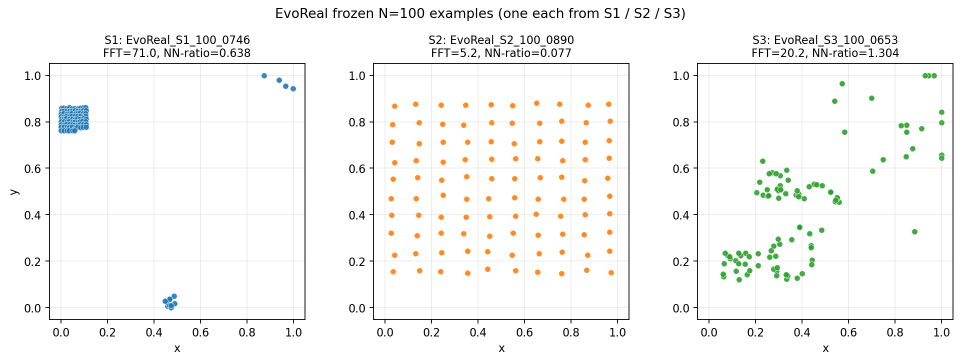
#> input picture audits/external_benchmark_suite_v2/evoreal_structure_audit/corrected_v2/example_s1_s2_s3_instances.png, 1922 x 725 px (shown at 1/2 size)
$ python -i run_p6aq_audit.py   (imports and definitions only)
#> lines starting #> are read from the running program, lines starting #| are printed output that depends on the picture
#!/usr/bin/env python3
"""P6-AQ offline coordinate/CDF sensitivity audit over the frozen P6-A bank."""

from __future__ import annotations

import argparse
import csv
import gc
import gzip
import hashlib
import importlib.util
import json
import math
import os
import platform
import re
import resource
import sys
import time
from decimal import Decimal
from pathlib import Path
from typing import Any

sys.dont_write_bytecode = True
# [3 lines not run here, left out]

import matplotlib
# [1 line not run here, left out]
import matplotlib.pyplot as plt
import numpy as np
import pandas as pd
import scipy
from scipy.spatial.distance import cdist, pdist, squareform
from scipy.stats import spearmanr, wasserstein_distance

ROOT = Path(__file__).resolve().parents[2]
OUT = Path(__file__).resolve().parent
CFG = OUT / "configs"
FIG = OUT / "figures"
SEL = OUT / "selected_hashes"
LOG = OUT / "logs"
CACHE = OUT / "cache"
P6A = ROOT / "target_aware_pilot/p6a_top5_target_matching_feasibility"
PILOT = ROOT / "target_aware_pilot"

TOP5 = (
    "spn_sum_of_lowest_edge_values",
    "spn_distance_min",
    "spn_distance_varcoeff",
    "spn_nng_3_strong_components_varcoeff",
    "spn_mst_dists_sd",
)
SHORT = {
    TOP5[0]: "low_edge_sum", TOP5[1]: "distance_min", TOP5[2]: "distance_cv",
    TOP5[3]: "nng3_scc_cv", TOP5[4]: "mst_edge_sd",
}
AMPLITUDES = (0.05, 0.25, 0.50)
PERTURB_SEEDS = (2026, 260101, 260102, 260103, 260104)
SEED = 20261026
K = 10_000
PERTURBATION_BASIS_VERSION = "raw_tsplib_plus_lexical_q_then_aspect_normalize_v2"
RUNTIME_COLUMNS = (
    "operation", "scenario", "candidate_phi_sha256", "target_phi_sha256", "selected_n", "unique_n",
    "membership_sha256", "objective_total", "objective_mean", "solver", "solver_status",
    "fractional_variables", "wall_seconds_cost_plus_matching", "peak_rss_mb", "peak_increment_mb",
)


def import_p6a():
    spec = importlib.util.spec_from_file_location("p6a_frozen_readonly", P6A / "run_p6a_audit.py")
    if spec is None or spec.loader is None: raise RuntimeError("cannot import P6-A")
    module = importlib.util.module_from_spec(spec); spec.loader.exec_module(module); return module


# [1 line that did not run here, left out]


# [5 lines left out: function sha256_file, not called in this run]


def digest_array(value: np.ndarray) -> str:
    return hashlib.sha256(np.ascontiguousarray(value).tobytes()).hexdigest()


def digest_values(values: list[str]) -> str:
    return hashlib.sha256(("\n".join(values) + "\n").encode()).hexdigest()


# [50 lines left out: functions write_json, md_table, frozen_inputs, not called in this run]


def open_text(path: Path) -> list[str]:
    opener = gzip.open if path.suffix == ".gz" else open
    with opener(path, "rt", encoding="utf-8", errors="replace") as f: return f.readlines()


# [43 lines left out: functions lexical_tsplib, coordinate_geometry, not called in this run]


def reference_precision(data: dict[str, Any]) -> tuple[pd.DataFrame, list[np.ndarray], np.ndarray]:
    rows = []; coordinates = []; quantums = []
    candidate_phi = data["candidate_phi"]; baseline = load_selection("baseline")
    assigned_ref = baseline["reference_index"] if baseline is not None else data["saved"].assigned_reference_index.to_numpy(int)
    assigned_cost = baseline["edge_cost"] if baseline is not None else data["saved"].squared_matching_cost.to_numpy(float)
    target = data["target"]
    for j, rec in enumerate(data["manifest"].itertuples(index=False)):
        source = ROOT / str(rec.source_file); parsed = lexical_tsplib(source); xy = parsed["xy"]; geometry = coordinate_geometry(xy)
        # Keep the lexical coordinates here.  The protocol defines epsilon in
        # the source file's coordinate unit; aspect normalization is applied
        # only after adding epsilon in make_perturbation().
        aspect = P6.aspect_normalize(xy); coordinates.append(xy.copy()); quantums.append(parsed["storage_quantum"])
        nearest_candidate = float(np.sqrt(np.min(P6.squared_distance_matrix(candidate_phi, data["target_phi"][j:j+1]))))
        ref_assigned = assigned_cost[assigned_ref == j]
        d_raw = float(np.linalg.norm(np.ptp(xy, axis=0))); d_aspect = float(np.linalg.norm(np.ptp(aspect, axis=0)))
        rows.append({"instance_id": rec.instance_id, "n_nodes": int(rec.n_nodes), "edge_weight_type_manifest": rec.edge_weight_type,
                     "edge_weight_type_file": parsed["edge_weight_type"], "max_fraction_digits_in_file": parsed["max_fraction_digits"],
                     "all_coordinates_integer_valued": parsed["all_integer"], "lexical_storage_quantum_q": parsed["storage_quantum"],
                     "true_measurement_precision_known": False, **geometry, "raw_bounding_diagonal_D": d_raw,
                     "aspect_bounding_diagonal_D": d_aspect, "raw_spn_distance_min": target.at[j, f"raw__{TOP5[1]}"],
                     "normalized_n_distance_min_over_D": target.at[j, f"theory__{TOP5[1]}"],
                     "uniform_cdf_phi_distance_min": target.at[j, f"phi__{TOP5[1]}"],
                     "nearest_candidate_top5_euclidean_distance": nearest_candidate,
                     "baseline_assigned_mean_top5_euclidean_distance": float(np.mean(np.sqrt(ref_assigned)))})
    frame = pd.DataFrame(rows)
    if not (frame.edge_weight_type_manifest == frame.edge_weight_type_file).all(): raise RuntimeError("EDGE_WEIGHT_TYPE mismatch")
    frame.to_csv(OUT / "02_reference_precision.csv", index=False)
    return frame, coordinates, np.asarray(quantums, float)


def selection_paths(name: str) -> tuple[Path, Path]:
    safe = re.sub(r"[^A-Za-z0-9_.-]+", "_", name)
    return CACHE / "selections" / f"{safe}.npz", SEL / f"{safe}.txt"


# [169 lines left out: functions load_selection, append_runtime, repair_legacy_runtime_log, solve_full_selection, solve_fixed_membership, baseline and 4 more, not called in this run]


def scenario_name(amplitude: float, seed: int) -> str: return f"a{int(round(amplitude*100)):02d}_seed{seed}"


# [270 lines left out: functions scenario_target, perturbation_feature_rows, perturbation_scenario, invariance_controls, run_perturbations, cdf_stability and 5 more, not called in this run]


# [1 line not run here, left out]

>>> import cv2
>>> picture = cv2.imread('../../audits/external_benchmark_suite_v2/evoreal_structure_audit/corrected_v2/example_s1_s2_s3_instances.png', cv2.IMREAD_GRAYSCALE)
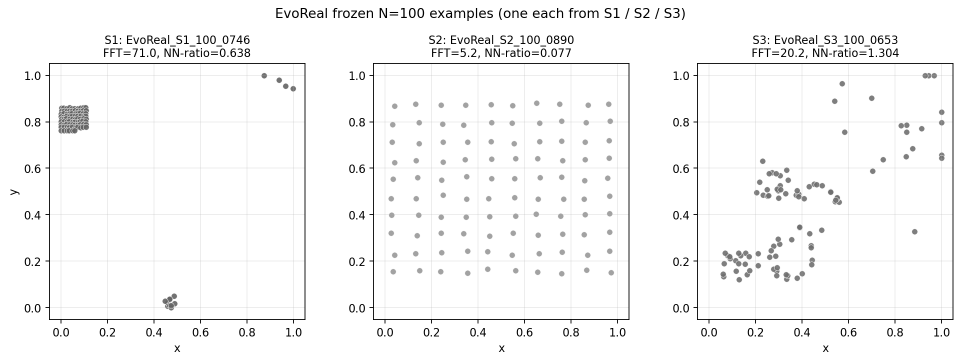
#> picture: shape (725, 1922) (shown at 1/2 size); min 0, max 255, mean 247.4
#> (the run stopped early here; a loop or call above may not have finished)

$ run again, on audits/external_benchmark_suite_v2/evoreal_structure_audit/corrected_v2/corrected_evoreal_feature_space.png
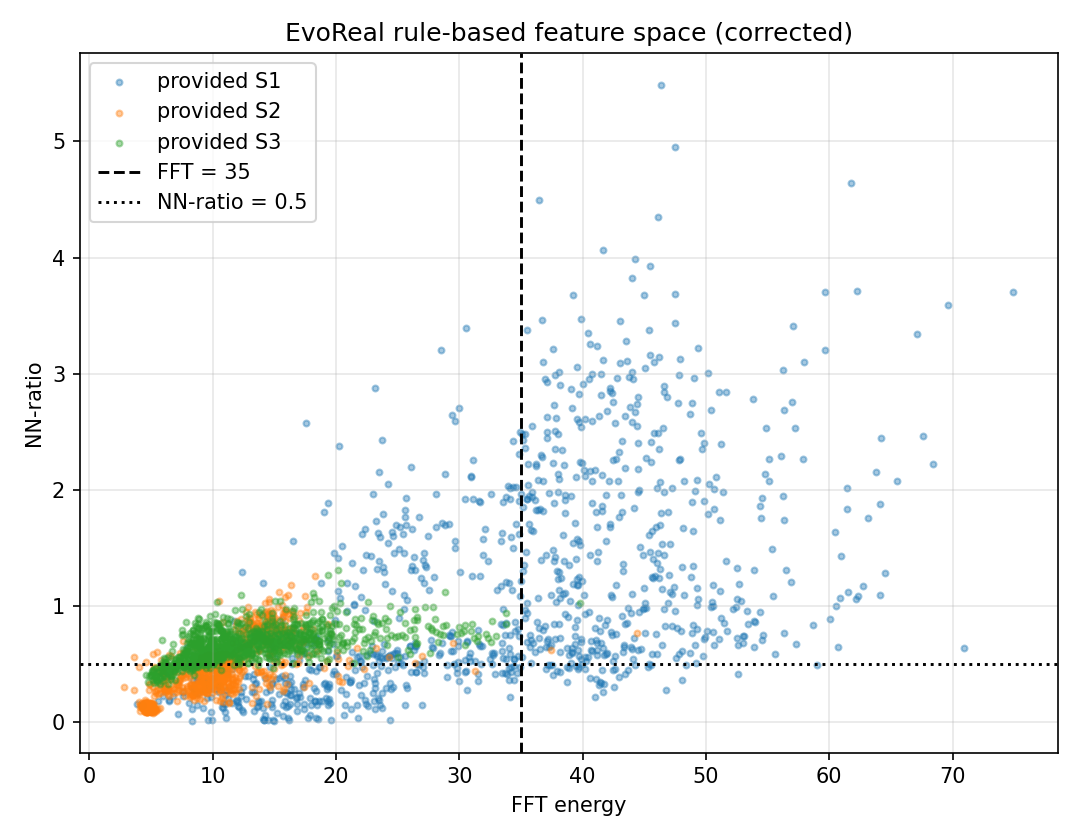
#> input picture audits/external_benchmark_suite_v2/evoreal_structure_audit/corrected_v2/corrected_evoreal_feature_space.png, 1080 x 840 px
#> `picture = cv2.imread('../../audits/external_benchmark_suite_v2/evoreal..`:
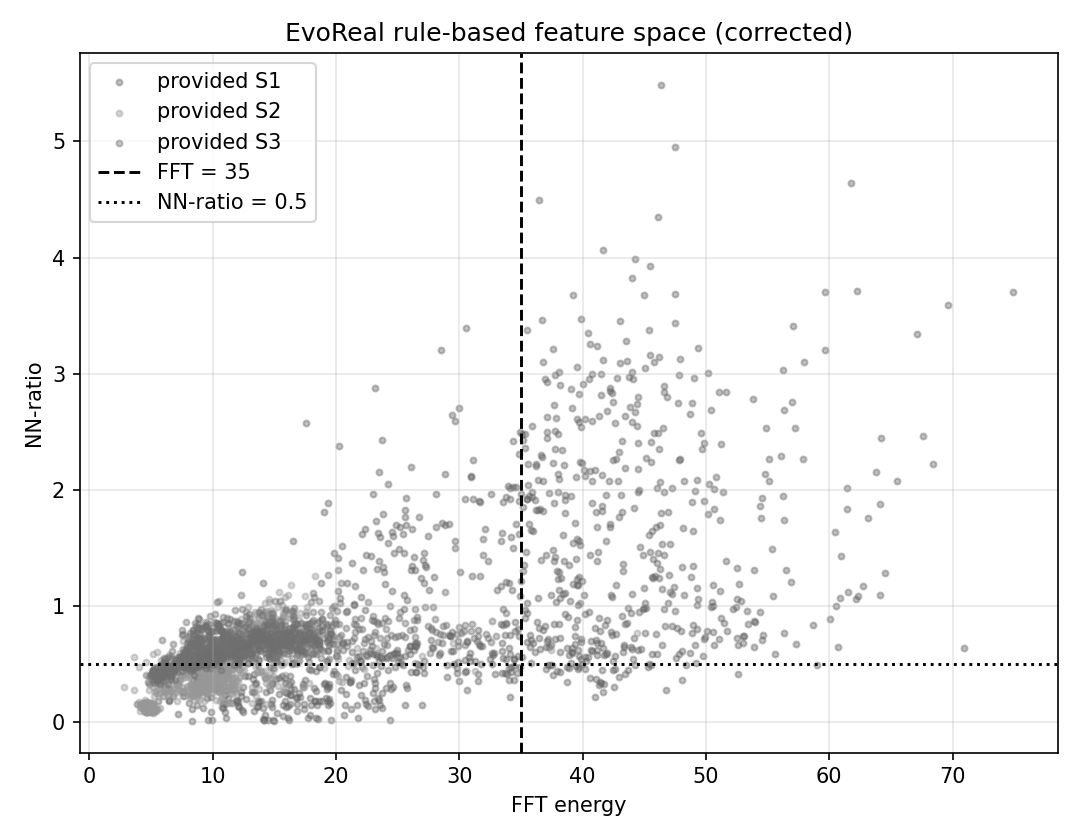
#> picture: shape (840, 1080); min 0, max 255, mean 244.5

$ run again, on audits/external_benchmark_suite_v2/evoreal_structure_audit/corrected_v2/corrected_fft_distribution.png
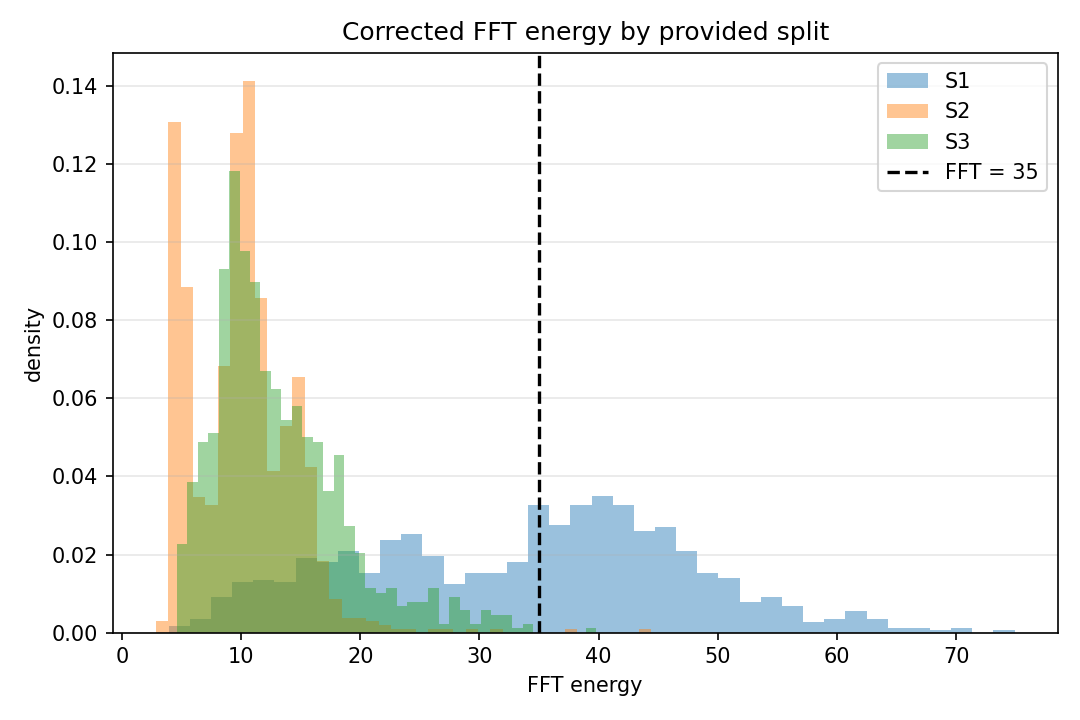
#> input picture audits/external_benchmark_suite_v2/evoreal_structure_audit/corrected_v2/corrected_fft_distribution.png, 1080 x 720 px
#> `picture = cv2.imread('../../audits/external_benchmark_suite_v2/evoreal..`:
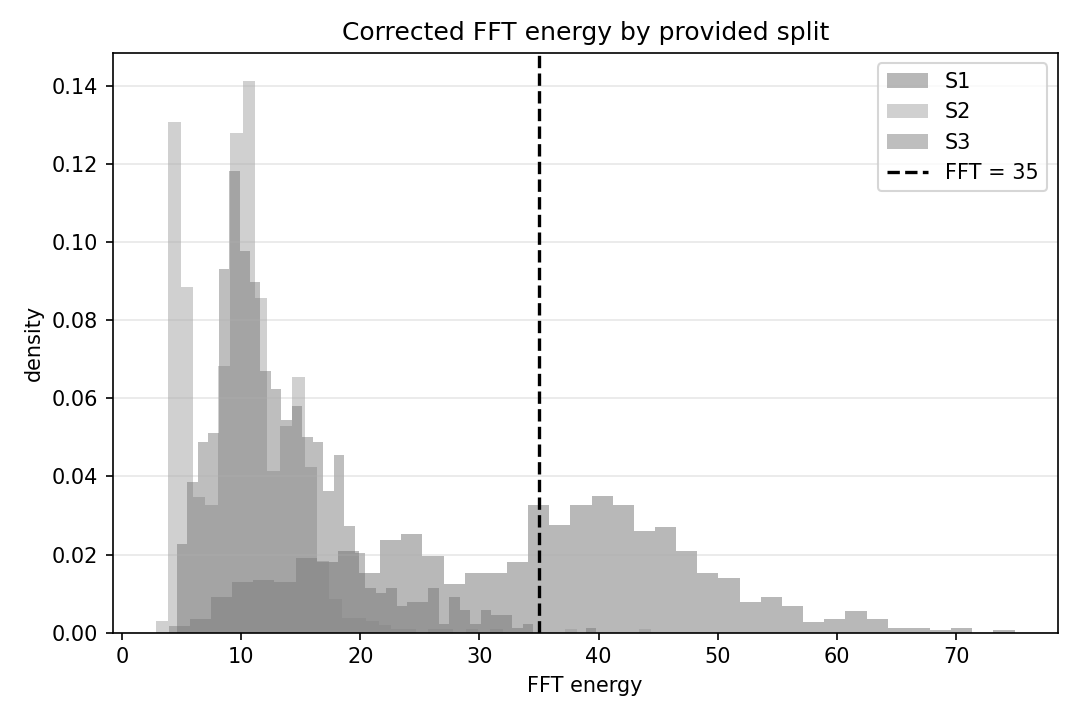
#> picture: shape (720, 1080); min 0, max 255, mean 240.9

$ run again, on audits/external_benchmark_suite_v2/evoreal_structure_audit/corrected_v2/corrected_nnratio_distribution.png
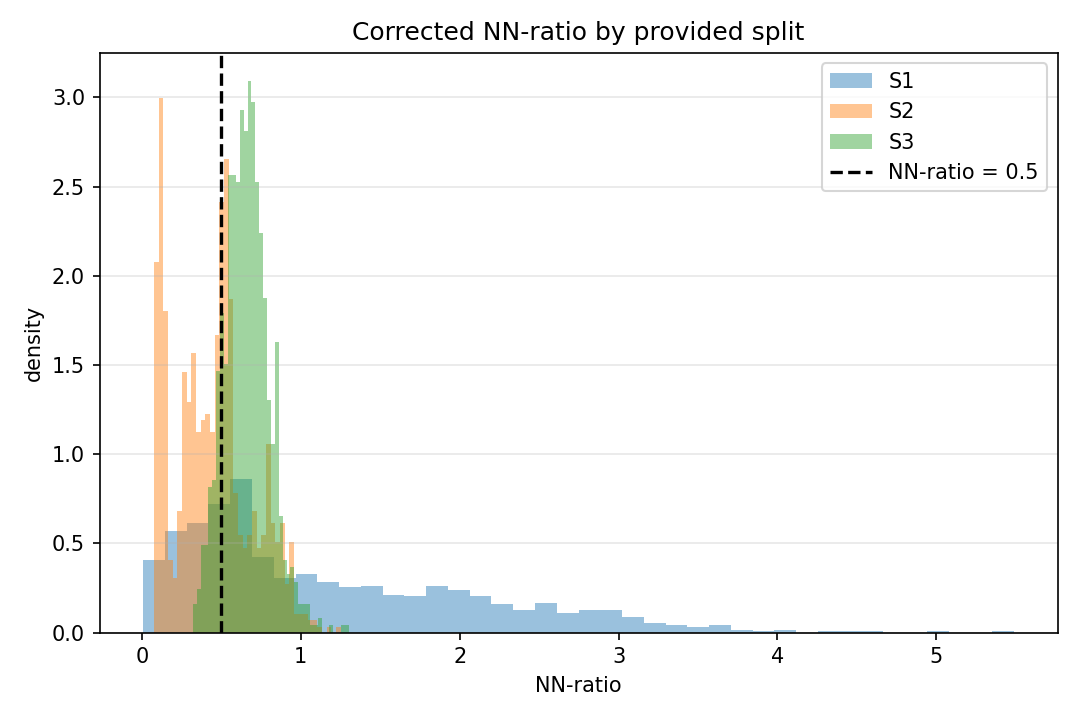
#> input picture audits/external_benchmark_suite_v2/evoreal_structure_audit/corrected_v2/corrected_nnratio_distribution.png, 1080 x 720 px
#> `picture = cv2.imread('../../audits/external_benchmark_suite_v2/evoreal..`:
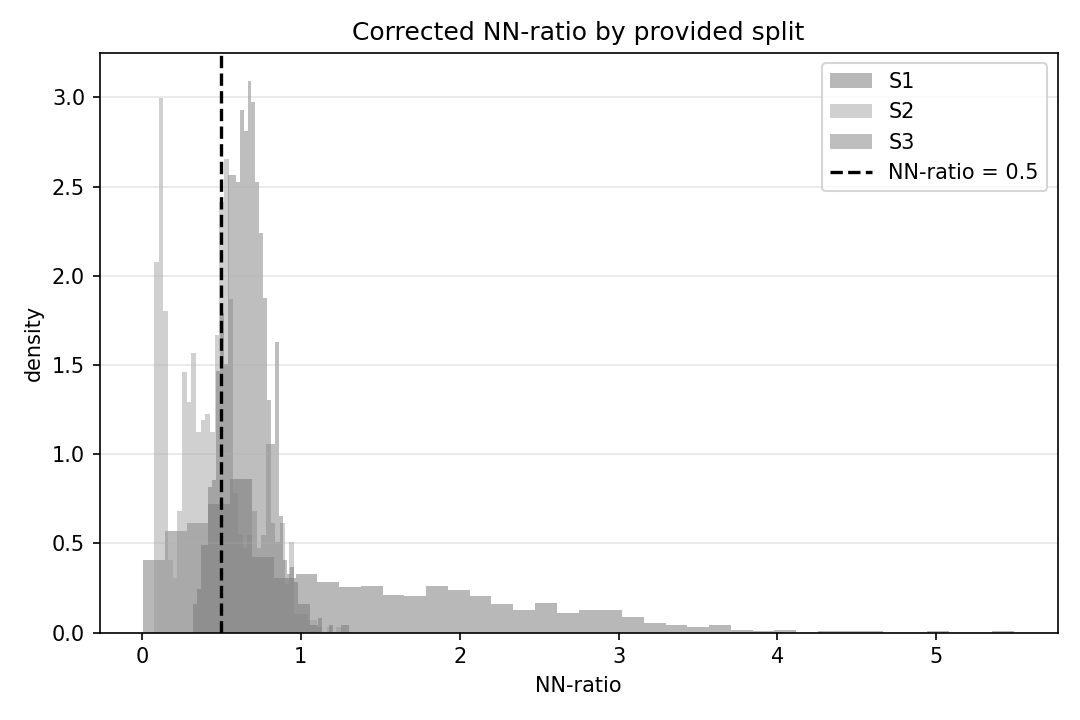
#> picture: shape (720, 1080); min 0, max 255, mean 245.2
